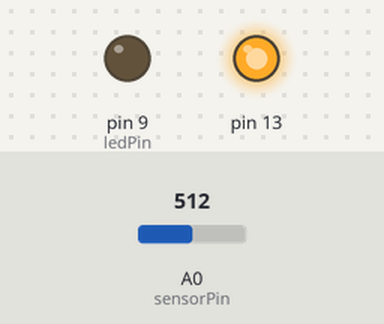
The sketch below on a simulated Arduino Uno, built with avr-gcc and run on an emulated ATmega328P. On the bench: output pins drawn as LEDs (lit = HIGH). The test bench sets the inputs (shaded band); at power-on: A0 (sensorPin) = 512.

Above: at 0.1 s.
At 5.1 s:
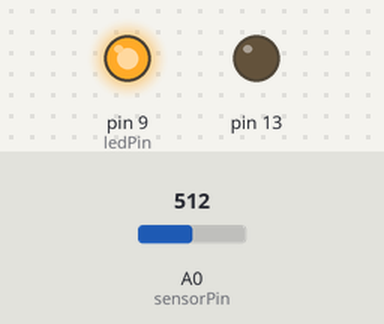
Timing chart, 0 to 6.6 s (numbered marks = the images above):
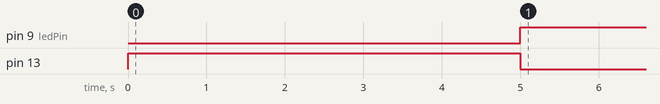

Measured:
- by itself, pin 9 (ledPin): LOW → HIGH at 5.0 s

The sketch:

Calibration.ino
```cpp
const int sensorPin = A0;  // 센서핀을 A0으로 정의(불변)
const int ledPin = 9;      // led핀을 9번 핀으로 정의


int sensorValue = 0;   // 센서의 value 값 선언
int sensorMin = 1023;  // 센서의 최소값 선언
int sensorMax = 0;     // 센서의 최대값 선언


void setup() {//왜인지 모르겠으나 13번 핀이 입출력으로 되어 있음 나중에 아두이노를 가지고 실행할때 9번핀으로 수정이 필요한지 확인 요함
  pinMode(13, OUTPUT);//13번 핀을 출력으로 설정
  digitalWrite(13, HIGH);//13번핀의 값을 HIGH로 설정

  while (millis() < 5000) {//5초가 되기 전까지 반복하기
    sensorValue = analogRead(sensorPin);//A0핀의 센서값을 sensorValue에 저장

    if (sensorValue > sensorMax) {//sensorValue값이 센서 최대값보다 크다면 센서 최대값을 갱신
      sensorMax = sensorValue;
    }

    if (sensorValue < sensorMin) {//sensorValue값이 센서 최소값보다 작다면 센서 최소값을 갱신
      sensorMin = sensorValue;
    }
  }


  digitalWrite(13, LOW);//13핀을 LOW값으로 설정
}

void loop() {
  sensorValue = analogRead(sensorPin);//A0핀의 센서값을 sensorValue에 저장


  sensorValue = constrain(sensorValue, sensorMin, sensorMax);
  /*
  sensorValue값이 센서 최소값과 최대값 사이에 있다면 sensorValue값이 변하지 않고,
  sensorValue값이 센서 최소값보다 작으면, 센서 최소값을 sensorValue에 저장하고
  sensorValue값이 센서 최대값보다 크다면, 센서 최대값을 sensorValue에 저장한다.
  */

//sensorValue값을 센서의 최소값과 센서에 최대값에 비례해서 0~255값으로 변환하여 sensorValue값에 저장
  sensorValue = map(sensorValue, sensorMin, sensorMax, 0, 255);

  analogWrite(ledPin, sensorValue);//위에서 변환한 sensorValue만큼 led핀(9번)의 밝기를 조절
}
```
